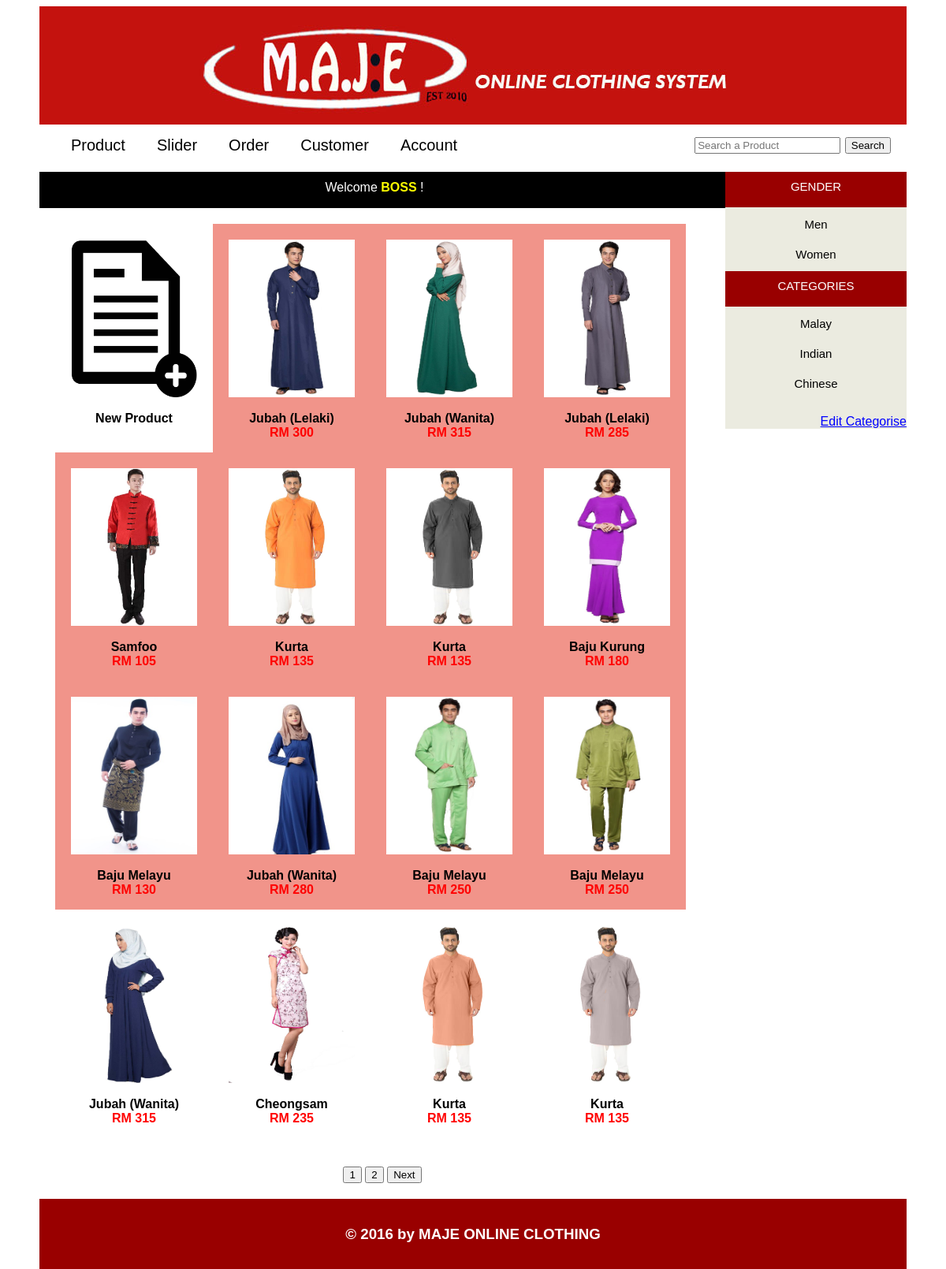
The app's page /admin_area/index.php (signed in) with its own data.
### tables this page shows
CREATE TABLE `products` (
  `product_id` int(255) NOT NULL,
  `product_gender` varchar(6) NOT NULL,
  `product_category` varchar(7) NOT NULL,
  `product_name` varchar(255) NOT NULL,
  `product_price` double NOT NULL,
  `product_image` varchar(255) NOT NULL,
  `product_detail` text NOT NULL,
  `XS` int(255) NOT NULL,
  `S` int(255) NOT NULL,
  `M` int(255) NOT NULL,
  `L` int(255) NOT NULL,
  `XL` int(255) NOT NULL
);

CREATE TABLE `category` (
  `cat_id` int(255) NOT NULL,
  `cat_name` varchar(255) NOT NULL
);

### admin_area/function.php (the view, shortened to what this page needs)
<?php
function getPro(){
	if(isset($_GET['pro_id']) && !empty($_GET['pro_id'])){
		showDetail();
	}
	else if(isset($_GET['gender']) && empty($_GET['gender']) AND isset($_GET['category']) && !empty($_GET['category'])){
		$category = $_GET['category'];
		$sql = "select * from products where product_category = '$category' ORDER BY product_id DESC";
		showPro($sql);
	}
	else if(isset($_GET['gender']) && !empty($_GET['gender']) AND isset($_GET['category']) && !empty($_GET['category'])){
		$gender = $_GET['gender'];
		$category = $_GET['category'];
		$sql = "select * from products where product_gender = '$gender' AND product_category = '$category' ORDER BY product_id DESC";
		showPro($sql);
	}
	else if (isset($_GET['gender'])){
		$gender = $_GET['gender'];
		$sql = "select * from products where product_gender = '$gender' ORDER BY product_id DESC";
		showPro($sql);
	}
	else{
		$sql = "select * from products ORDER BY product_id DESC";
		showPro($sql);
	}
}
function showPro($sql){
	if(!isset($_GET['page'])){
		$page=1;
	}
	echo "<div class='product_box'>
			 <a href='insert_product.php'><img src='../css/new_pro.png' width='160px' height='200px'/>
			 <br><br><b>New Product</b>
		  </div>";
	include('../dbconnect.php');
	$run_pro = mysql_query($sql);
	$run_pro1 = mysql_query($sql);
	$count = mysql_num_rows($run_pro);
	if($count==0){
		mysql_close($con);
		echo "<div class='text'><br><br><br>No clothing where found in this category!</div>";
	}
	else{
		$x = 0;
		$y = 0;
		while($row_pro=mysql_fetch_array($run_pro))
		{
			$pro_id = $row_pro['product_id'];
			$pro_name = $row_pro['product_name'];
			$pro_price = $row_pro['product_price'];
			$pro_image = $row_pro['product_image'];
			$xs = $row_pro['XS'];
			$s = $row_pro['S'];
			$m = $row_pro['M'];
			$l = $row_pro['L'];
			$xl = $row_pro['XL'];
			$min = ($page - 1) * 15;
			$max = $min + 16;
			if($xs<10 OR $s<10 OR $m<10 OR $l<10 OR $xl<10){
			$x++;
				if($x>$min && $x<$max){
				$y++;
					echo "<div class='product_box' style='background:#F1948A'>
							 <a href='index.php?pro_id=$pro_id'><img src='product_images/$pro_image' width='160px' height='200px'/>
							 <br><br><b>$pro_name</b>
							 <br><font color='red'><b>RM $pro_price</b></font></a>
						  </div>";
				}
			}
		}
		$max_page = intval($count / 15);
		while($row_pro=mysql_fetch_array($run_pro1))
		{
			$pro_id = $row_pro['product_id'];
			$pro_name = $row_pro['product_name'];
			$pro_price = $row_pro['product_price'];
			$pro_image = $row_pro['product_image'];
			$xs = $row_pro['XS'];
			$s = $row_pro['S'];
			$m = $row_pro['M'];
			$l = $row_pro['L'];
			$xl = $row_pro['XL'];
			$min = ($page - 1) * 15;
			$max = $min + 16;
			if($xs>=10 AND $s>=10 AND $m>=10 AND $l>=10 AND $xl>=10){
			$x++;
				if($x>$min && $x<$max){
					if($y<15){
						echo "<div class='product_box'>
								 <a href='index.php?pro_id=$pro_id'><img src='product_images/$pro_image' width='160px' height='200px'/>
								 <br><br><b>$pro_name</b>
								 <br><font color='red'><b>RM $pro_price</b></font></a>
							  </div>";
					}
				}
			}
		}
	?>
	</div>
	<div style="width:870px; float:left;">
			<center>
			<br><br>
				<?php
					if($max_page!=1){
				?>
					<a href="index.php?page=<?php echo $page; ?>"><button><?php echo $page; ?></button></a>
				<?php
					}
					$p1 = $page + 1;
					if($p1<=$max_page)
					{
				?>
					<a href="index.php?page=<?php echo $page+1; ?>"><button><?php echo $page+1; ?></button></a>
				<?php
					}
				?>
				<?php
					if($page<$max_page)
					{
				?>
						<a href="index.php?page=<?php echo $page+1; ?>"><button>Next</button></a>
				<?php
					}
				}
				?>
			</center>
<?php
}
?>

### admin_area/interface.php (shortened to what this page needs)
<?php
function header_menu(){
	echo'<div class="header">
			<a href="index.php"><img id="logo" src="../css/logo.png"  width="1100" height="150"/></a>
		</div>';
}
function header_menubar(){
	echo'<div class="menubar">
			<div class="menu"><a href="index.php">Product</a></div>
			<div class="menu"><a href="slide.php">Slider</a></div>
			<div class="menu"><a href="order.php">Order</a></div>
			<div class="menu"><a href="customer.php">Customer</a></div>
			<div class="menu"><a href="account.php">Account</a></div>';
}
function sidebar(){
	if(isset($_GET['gender']) AND isset($_GET['category'])){
		$gender=$_GET['gender'];
		$category=$_GET['category'];
		if($gender=="Men"){
			echo'<div class="sidebar_title">GENDER</div>
					<div class="sidebar_item">
						<a href="index.php?gender=Men&category='.$category.'"><b><font color="#FF8C00">Men</font></b></a>
					</div>
					<div class="sidebar_item">
						<a href="index.php?gender=Women&category='.$category.'">Women</a>
					</div>
				<div class="sidebar_title">CATEGORIES</div>';
		}
		else if($gender=="Women"){
			echo'<div class="sidebar_title">GENDER</div>
					<div class="sidebar_item">
						<a href="index.php?gender=Men&category='.$category.'">Men</a>
					</div>
					<div class="sidebar_item">
						<a href="index.php?gender=Women&category='.$category.'"><b><font color="#FF8C00">Women</font></b></a>
					</div>
				<div class="sidebar_title">CATEGORIES</div>';
		}
		else{
			echo'<div class="sidebar_title">GENDER</div>
					<div class="sidebar_item">
						<a href="index.php?gender=Men&category='.$category.'">Men</a>
					</div>
					<div class="sidebar_item">
						<a href="index.php?gender=Women&category='.$category.'">Women</a>
					</div>
				<div class="sidebar_title">CATEGORIES</div>';
		}
		include('../dbconnect.php');
		$sql = "select * from category";
		$run_pro = mysql_query($sql);
		while($row_pro=mysql_fetch_array($run_pro))
		{
			$cat_name = $row_pro['cat_name'];
			if($category==$cat_name){
				echo'<div class="sidebar_item">
						<a href="index.php?gender='.$gender.'&category='.$cat_name.'"><b><font color="#FF8C00">'.$cat_name.'</font></b></a>
					</div>';
			}
			else{
				echo'<div class="sidebar_item">
						<a href="index.php?gender='.$gender.'&category='.$cat_name.'">'.$cat_name.'</a>
					</div>';
			}
		}
		mysql_close($con);
	}
	else{
		echo'<div class="sidebar_title">GENDER</div>
				<div class="sidebar_item">
					<a href="index.php?gender=Men&category=">Men</a>
				</div>
				<div class="sidebar_item">
					<a href="index.php?gender=Women&category=">Women</a>
				</div>
			<div class="sidebar_title">CATEGORIES</div>';
			$sql = "select * from category";
			$run_pro = mysql_query($sql);
			while($row_pro=mysql_fetch_array($run_pro))
			{
				$cat_name = $row_pro['cat_name'];
				echo'<div class="sidebar_item">
						<a href="index.php?gender=&category='.$cat_name.'">'.$cat_name.'</a>
					</div>';
			}
	}
}
function footer(){
	echo'<div class="footer">
			<h3>&copy; 2016 by MAJE ONLINE CLOTHING</h3>
		</div>';
}
?>

### css/MAJE.css (style rules this page uses)
.header { width:1100px; height:150px; }
.menubar { width:1100px; height:50px; background: white; font-size: 20px; }
.menu { float:left; color:black; font-size:20; font-family:Sans-serif; padding-top:15px; padding-left:40px; }
.sidebar_title { background:#990000; color:white; font-size:15px; font-family: Sans-serif; padding:10px; height: 25px; text-decoration:none; text-align: center; }
a { color: inherit; text-decoration:none; }
.sidebar_item { color:black; padding:8px; margin:5px; font-size:15px; font-family:Sans-serif; text-align: center; }
.product_box { float:left; text-align: center; padding:20px; width:160px; height:250px; }
.footer { width:1100px; background:#990000; margin-top:20px; padding-top:15px; padding-bottom:15px; text-align:center; color:#ffffff; float:left; }

### records on screen
products: product_image (picture), product_name "Jubah (Lelaki)", product_price "300"
products: product_image (picture), product_name "Jubah (Wanita)", product_price "315"
products: product_image (picture), product_name "Jubah (Lelaki)", product_price "285"
products: product_image (picture), product_name "Samfoo", product_price "105"
products: product_image (picture), product_name "Kurta", product_price "135"
products: product_image (picture), product_name "Kurta", product_price "135"
products: product_image (picture), product_name "Baju Kurung", product_price "180"
products: product_image (picture), product_name "Baju Melayu", product_price "130"
products: product_image (picture), product_name "Jubah (Wanita)", product_price "280"
products: product_image (picture), product_name "Baju Melayu", product_price "250"
products: product_image (picture), product_name "Baju Melayu", product_price "250"
products: product_image (picture), product_name "Jubah (Wanita)", product_price "315"
products: product_image (picture), product_name "Cheongsam", product_price "235"
products: product_image (picture), product_name "Kurta", product_price "135"
products: product_image (picture), product_name "Kurta", product_price "135"
category: cat_name "Malay"
category: cat_name "Indian"
category: cat_name "Chinese"

### other values on screen
$page "1"
$page+1 "2"
